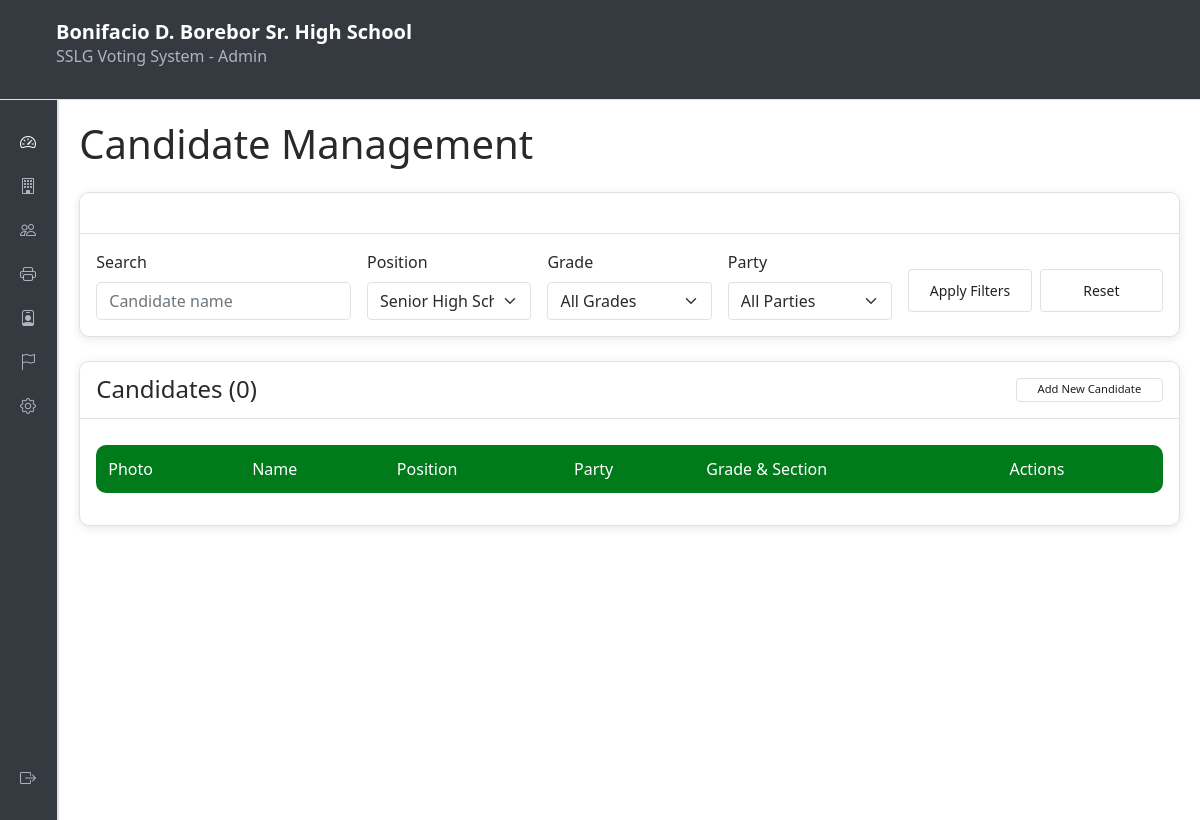
The page /admin/candidates.php?filter_position=Senior High School Vice President (signed in) on the database as committed earlier.
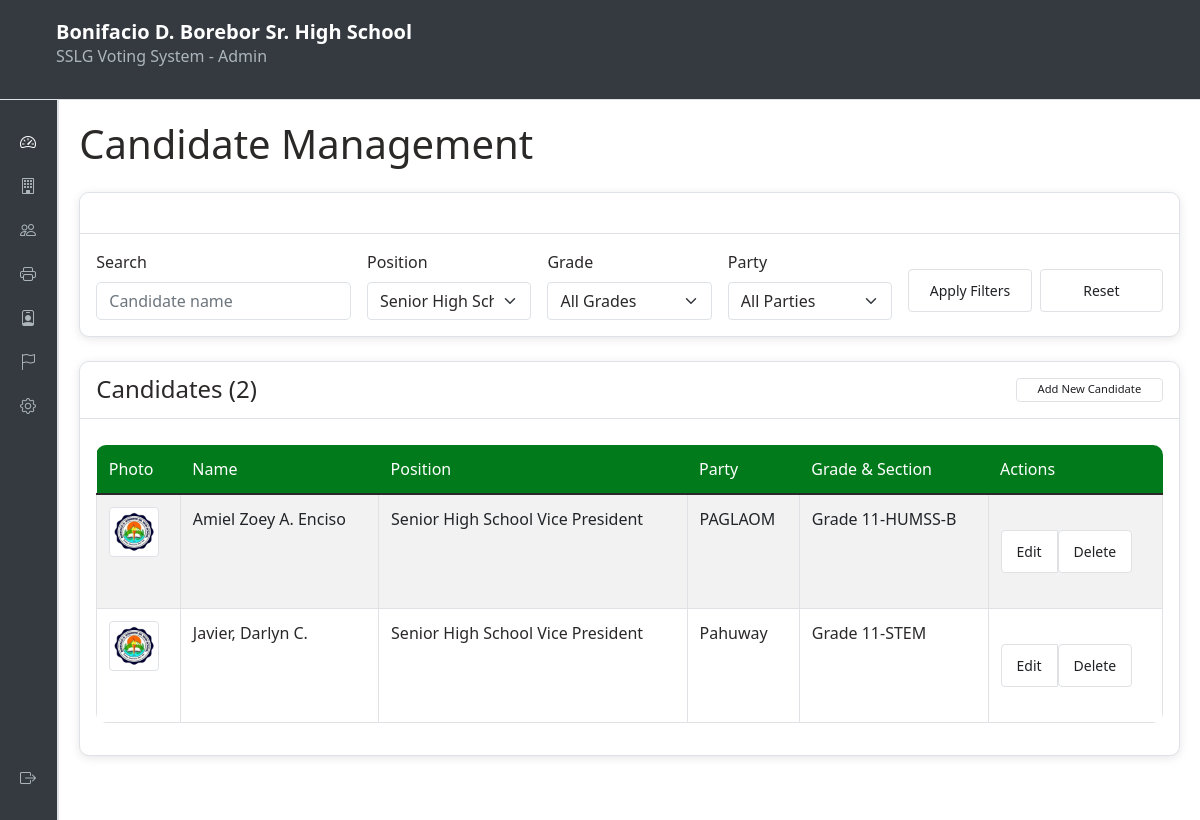
The same page on the database as committed later.
### tables this page shows
CREATE TABLE candidates (
            id INTEGER PRIMARY KEY AUTOINCREMENT,
            name TEXT NOT NULL,
            position TEXT NOT NULL,
            party TEXT,
            section TEXT,
            photo TEXT,
            is_active INTEGER NOT NULL DEFAULT 1,
            created_at TEXT DEFAULT CURRENT_TIMESTAMP,
            updated_at TEXT DEFAULT CURRENT_TIMESTAMP,
            grade TEXT
        , manifesto TEXT DEFAULT NULL);

### admin/candidates.php (the view, shortened to what the changed rows need)
<?php
$db = getDBConnection();
$filter_position = $_GET['filter_position'] ?? '';
$query = "SELECT * FROM candidates WHERE 1=1";
$params = [];
if (!empty($filter_position)) {
    $query .= " AND position = ?";
    $params[] = $filter_position;
}
$query .= " ORDER BY position, name";
$stmt = $db->prepare($query);
$stmt->execute($params);
$candidates = $stmt->fetchAll();
include '../includes/admin_header.php';
include '../includes/admin_sidebar.php';
?>
<div class="admin-content">
    <h1 class="mb-4">Candidate Management</h1>
    <div class="card">
        <div class="card-header d-flex justify-content-between align-items-center">
            <h4 class="mb-0">Candidates (<?php echo count($candidates); ?>)</h4>
            <button type="button" class="btn btn-primary btn-sm" style="font-size:.7rem;padding:.15rem .9rem;width:9.2rem;" data-bs-toggle="modal" data-bs-target="#candidateModal" title="Making New Candidate">Add New Candidate</button>
        </div>
        <div class="card-body">
            <div class="table-responsive">
                <table class="table table-striped">
                    <thead>
                        <tr>
                            <th>Photo</th>
                            <th>Name</th>
                            <th>Position</th>
                            <th>Party</th>
                            <th>Grade & Section</th>
                            <th>Actions</th>
                        </tr>
                    </thead>
                    <tbody>
                        <?php foreach ($candidates as $candidate): ?>
                            <tr>
                                <td>
                                    <?php if ($candidate['photo']): ?>
                                        <img src="../<?php echo htmlspecialchars($candidate['photo']); ?>" class="img-thumbnail" style="width: 50px; height: 50px; object-fit: cover;">
                                    <?php else: ?>
                                        <div class="bg-light text-center" style="width: 50px; height: 50px; border-radius: 5px; display: flex; align-items: center; justify-content: center;">
                                            <span class="text-muted">N/A</span>
                                        </div>
                                    <?php endif; ?>
                                </td>
                                <td><?php echo htmlspecialchars($candidate['name']); ?></td>
                                <td><?php echo htmlspecialchars($candidate['position']); ?></td>
                                <td><?php echo htmlspecialchars($candidate['party'] ?? 'Independent'); ?></td>
                                <td><?php echo htmlspecialchars('Grade ' . $candidate['grade'] . '-' . $candidate['section']); ?></td>
                                <td>
                                    <div class="btn-group btn-group-sm">
                                        <button type="button" class="btn btn-outline-primary btn-sm edit-candidate-btn" data-candidate='<?php echo htmlspecialchars(json_encode($candidate), ENT_QUOTES); ?>'>Edit</button>
                                        <form method="POST" class="d-inline" onsubmit="return confirm('Are you sure you want to delete this candidate?')">
                                            <button type="submit" class="btn btn-outline-danger btn-sm">Delete</button>
                                        </form>
                                    </div>
                                </td>
                            </tr>
                        <?php endforeach; ?>
                    </tbody>
                </table>
            </div>
        </div>
    </div>
</div>
<?php include __DIR__ . '/../includes/admin_footer.php'; ?>

Rows that differ between the two databases and show on the page:
added candidates: photo (picture), name "Amiel Zoey A. Enciso", position "Senior High School Vice President", party "PAGLAOM", grade+section "Grade 11-HUMSS-B"
added candidates: photo (picture), name "Javier, Darlyn C.", position "Senior High School Vice President", party "Pahuway", grade+section "Grade 11-STEM"
Other text that changed with them:
count($candidates): "0" → "2"
